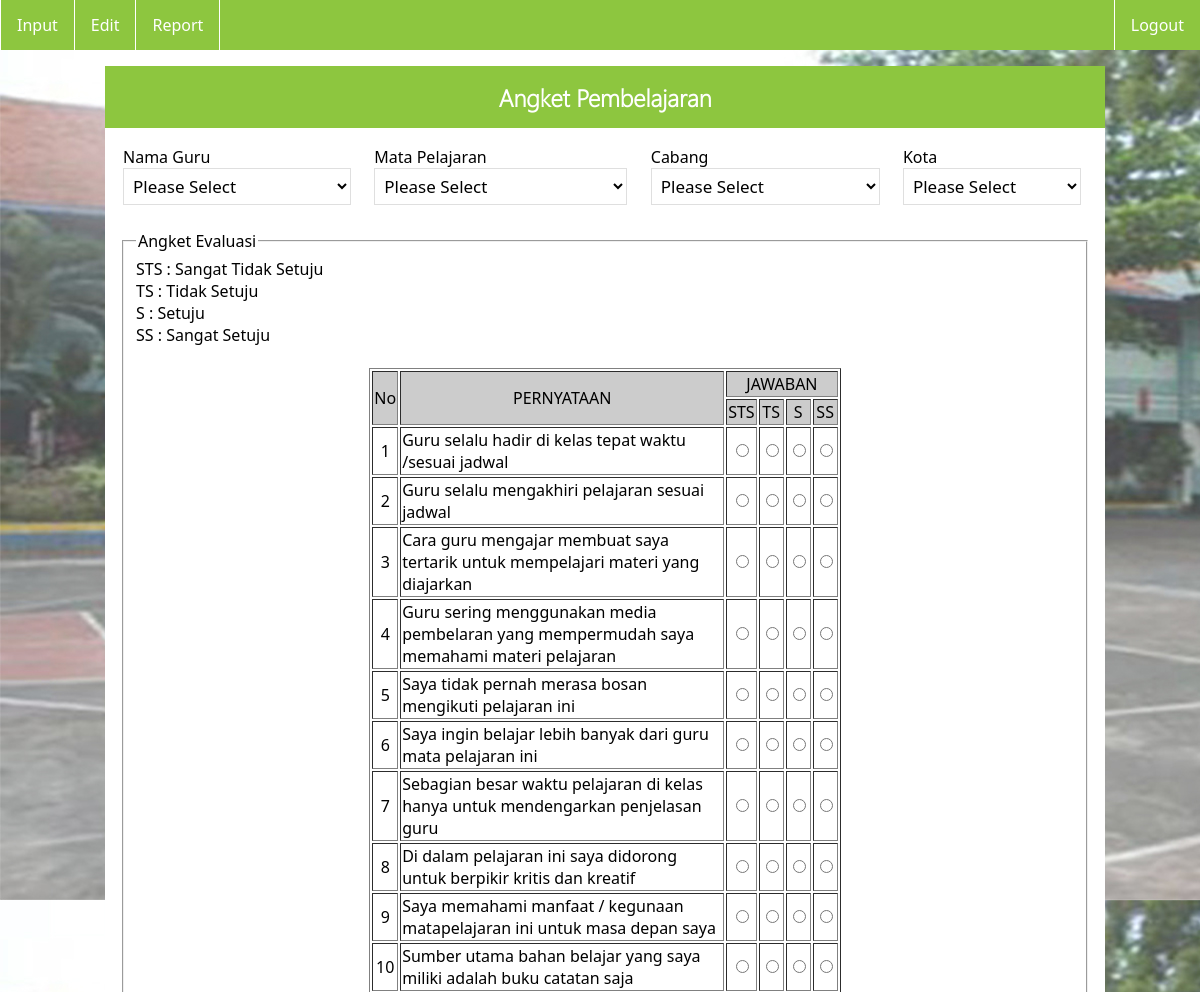
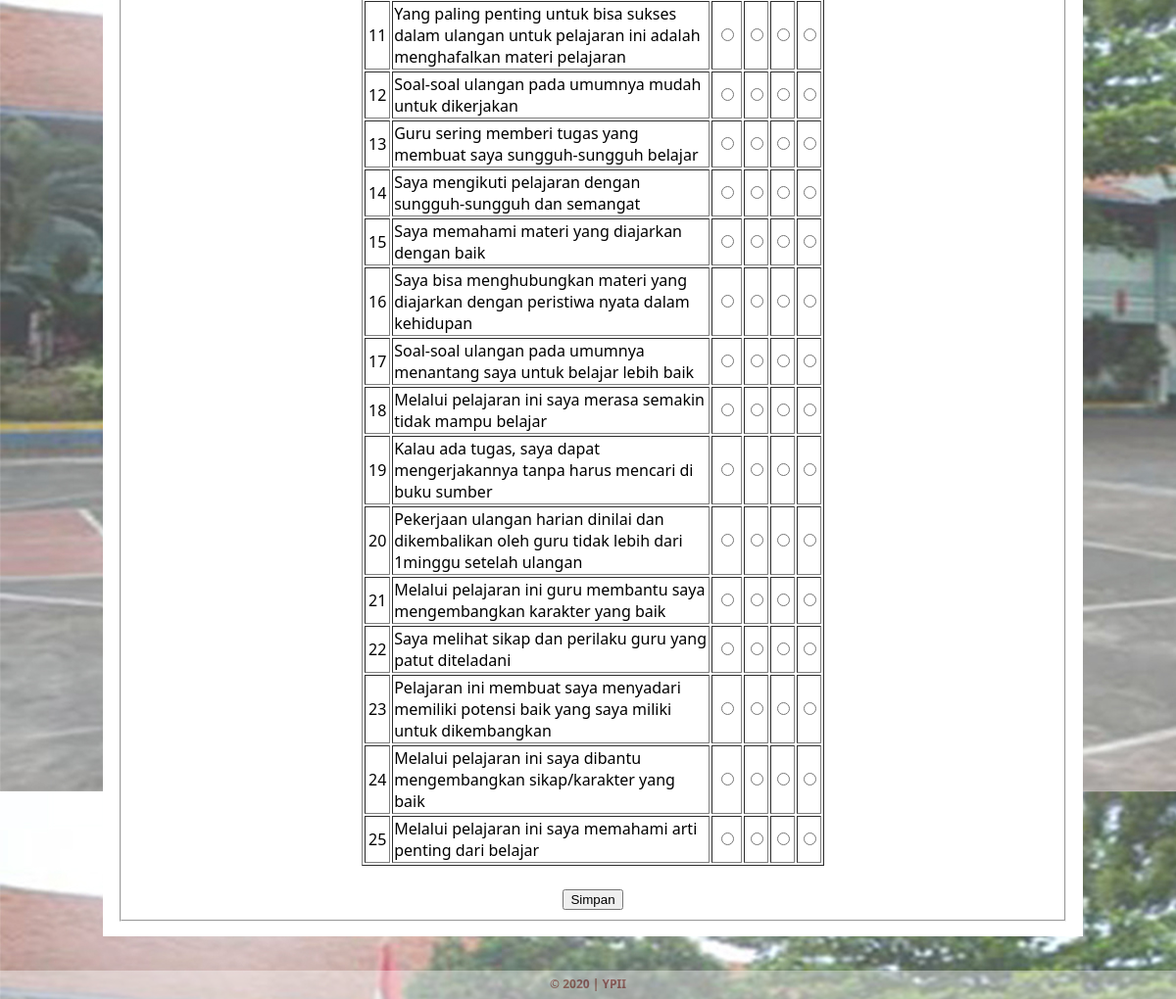
The page /input/input.php (signed in) on the database its author committed (2 pictures, top to bottom).
### tables this page shows
CREATE TABLE `soal` (
  `no` int(10) NOT NULL,
  `soal` varchar(255) NOT NULL,
  `status` varchar(25) NOT NULL
);

### input/input.php (the view, shortened to what this page needs)
<!DOCTYPE HTML>
<html>
<head>
	<link rel="stylesheet" href="../css/style.css">
</head>
<body background="../images/background.jpg">
	<div class='top'>
	<ul>
	<?php
		if($_SESSION['ceklogin']=='Admin'){
		echo "<li><a href='input.php'>Input</a></li>
			<li><a href='../edit/edit.php'>Edit</a></li>
			<li style='border-right: 1px solid #fff'><a href='../report/report.php'>Report</a></li>";
		}
	?>
	<li style='float:right'><a href='../logout.php'>Logout</a></li></ul>
	</div>
	<div class="container"><br><br><br>
	  <div class="header2">
		<center><h2>Angket Pembelajaran</h2></center>
	  </div>
  <div class="content">
		<table>
		<form method="post" action="save.php">
			<tr>
				<td>Nama Guru<select name="namaguru" id="namaguru">
					<option value="">Please Select</option>
					</select>
				</td>
				<td></td>
				<td></td>
				<td></td>
				<td>Mata Pelajaran<select name="mapel" id="mapel">
					<option value="">Please Select</option>
					</select>
				</td>
				<td></td>
				<td></td>
				<td></td>
				<td>Cabang<select name="cabang" id="cabang">
					<option value="">Please Select</option>
					</select>
				</td>
				<td></td>
				<td></td>
				<td></td>
				<td>Kota<select name="kota" id="kota">
					<option value="">Please Select</option>
					</select>
				</td>
			</tr>
		</table>
		<br>
		<fieldset>
			<div align="left">
			STS	: Sangat Tidak Setuju<br>
			TS	: Tidak Setuju<br>
			S	: Setuju<br>
			SS	: Sangat Setuju<br>
			<br>
			</div>
			<legend>Angket Evaluasi</legend>
			<table class='sample' border='1' align="center">
				<tr bgcolor='#CCCCCC'>
						<td align='center' style='width: 20px;' rowspan='2'>No</td>
						<td align='center' style='width: 320px;' rowspan='2'>PERNYATAAN</td>
						<td align='center' style='width: 70px;' colspan='4'>JAWABAN</td>
				</tr>
				<tr bgcolor='#CCCCCC'>
						<td align='center' style='width: 10px;'>STS</td>
						<td align='center' style='width: 10px;'>TS</td>
						<td align='center' style='width: 10px;'>S</td>
						<td align='center' style='width: 10px;'>SS</td>
				</tr>
			<?php
				$query="SELECT * from soal where status=0";
				$result=mysql_query($query);
				if($result){
					$a=1;
					while($row=mysql_fetch_array($result)){
						echo"<tr><td align='center'>$a</td><td>".$row['soal']."</td>
							<td align='center'><input type='radio' name='jawaban$a' value='1' onClick='toggle(this)' /></td>
							<td align='center'><input type='radio' name='jawaban$a' value='2' onClick='toggle(this)' /></td>
							<td align='center'><input type='radio' name='jawaban$a' value='3' onClick='toggle(this)' /></td>
							<td align='center'><input type='radio' name='jawaban$a' value='4' onClick='toggle(this)' /></td>";
							$a++;
					}
					echo "</tr></table><br>";
				}
			?>
			<div align='center'>
				<input name='submit' align='center' type='submit' value='Simpan' >
			</div>
		</div>
	</div>
	<div class="back_footer2">
		<b>&copy; 2020 | YPII </b>
	</div>
</body>
</html>
</body>
</html>

### css/style.css (style rules this page uses)
body { font-family:segoeui; background-attachment:fixed; padding:0px; margin:0px; }
.header2 { width:98%; min-height:30px; overflow:hidden; background:#8dc63f; padding:10px; }
.header2 h2 { margin:5px; padding:0; font-family:segoeuil; color:#fff; }
.content { width:97%; min-height:500px; overflow:hidden; background:#fff; padding:15px; }
.content input[type=select],select { width:97%; margin:0px 20px 0px 0; padding:5px 5px ; border:1px solid #dfdfdf; background:#fff; font-size:17px; font-family:segoeui; }
@media all and (min-width: 100px) { .container { max-width: 1000px; margin: auto; padding: 0 0 0 10px; _background:#000; } }
.top { list-style-type: none; margin: 0; padding: 0; }
.top ul { list-style-type: none; margin: 0; padding: 0; overflow: hidden; background-color: #8dc63f; position:fixed; width:100%; }
.top li { float:left; border-left: 1px solid #fff; }
.top li a { display: block; color: white; text-align: center; padding: 14px 16px; text-decoration: none; }
.back_footer2 { width:100%; height:24px; background:#fff; opacity:0.4; float:left; text-align:center; font-size:12px; color:#9f2727; padding-top:5px; margin-top:35px; }

### rows shown on the page
soal: soal "Guru selalu hadir di kelas tepat waktu /sesuai jadwal"
soal: soal "Guru selalu mengakhiri pelajaran sesuai jadwal"
soal: soal "Cara guru mengajar membuat saya tertarik untuk mempelajari materi yang diajarkan"
soal: soal "Guru sering menggunakan media pembelaran yang mempermudah saya memahami materi pelajaran"
soal: soal "Saya tidak pernah merasa bosan mengikuti pelajaran ini"
soal: soal "Saya ingin belajar lebih banyak dari guru mata pelajaran ini"
soal: soal "Sebagian besar waktu pelajaran di kelas hanya untuk mendengarkan penjelasan guru"
soal: soal "Di dalam pelajaran ini saya didorong untuk berpikir kritis dan kreatif"
soal: soal "Saya memahami manfaat / kegunaan matapelajaran ini untuk masa depan saya"
soal: soal "Sumber utama bahan belajar yang saya miliki adalah buku catatan saja"
soal: soal "Yang paling penting untuk bisa sukses dalam ulangan untuk pelajaran ini adalah menghafalkan materi pelajaran"
soal: soal "Soal-soal ulangan pada umumnya mudah untuk dikerjakan"
soal: soal "Guru sering memberi tugas yang membuat saya sungguh-sungguh belajar"
soal: soal "Saya mengikuti pelajaran dengan sungguh-sungguh dan semangat"
soal: soal "Saya memahami materi yang diajarkan dengan baik"
soal: soal "Saya bisa menghubungkan materi yang diajarkan dengan peristiwa nyata dalam kehidupan"
soal: soal "Soal-soal ulangan pada umumnya menantang saya untuk belajar lebih baik"
soal: soal "Melalui pelajaran ini saya merasa semakin tidak mampu belajar"
soal: soal "Kalau ada tugas, saya dapat mengerjakannya tanpa harus mencari di buku sumber"
soal: soal "Pekerjaan ulangan harian dinilai dan dikembalikan oleh guru tidak lebih dari 1minggu setelah ulangan"
soal: soal "Melalui pelajaran ini guru membantu saya mengembangkan karakter yang baik"
soal: soal "Saya melihat sikap dan perilaku guru yang patut diteladani"
soal: soal "Pelajaran ini membuat saya menyadari memiliki potensi baik yang saya miliki untuk dikembangkan"
soal: soal "Melalui pelajaran ini saya dibantu mengembangkan sikap/karakter yang baik"
soal: soal "Melalui pelajaran ini saya memahami arti penting dari belajar"
